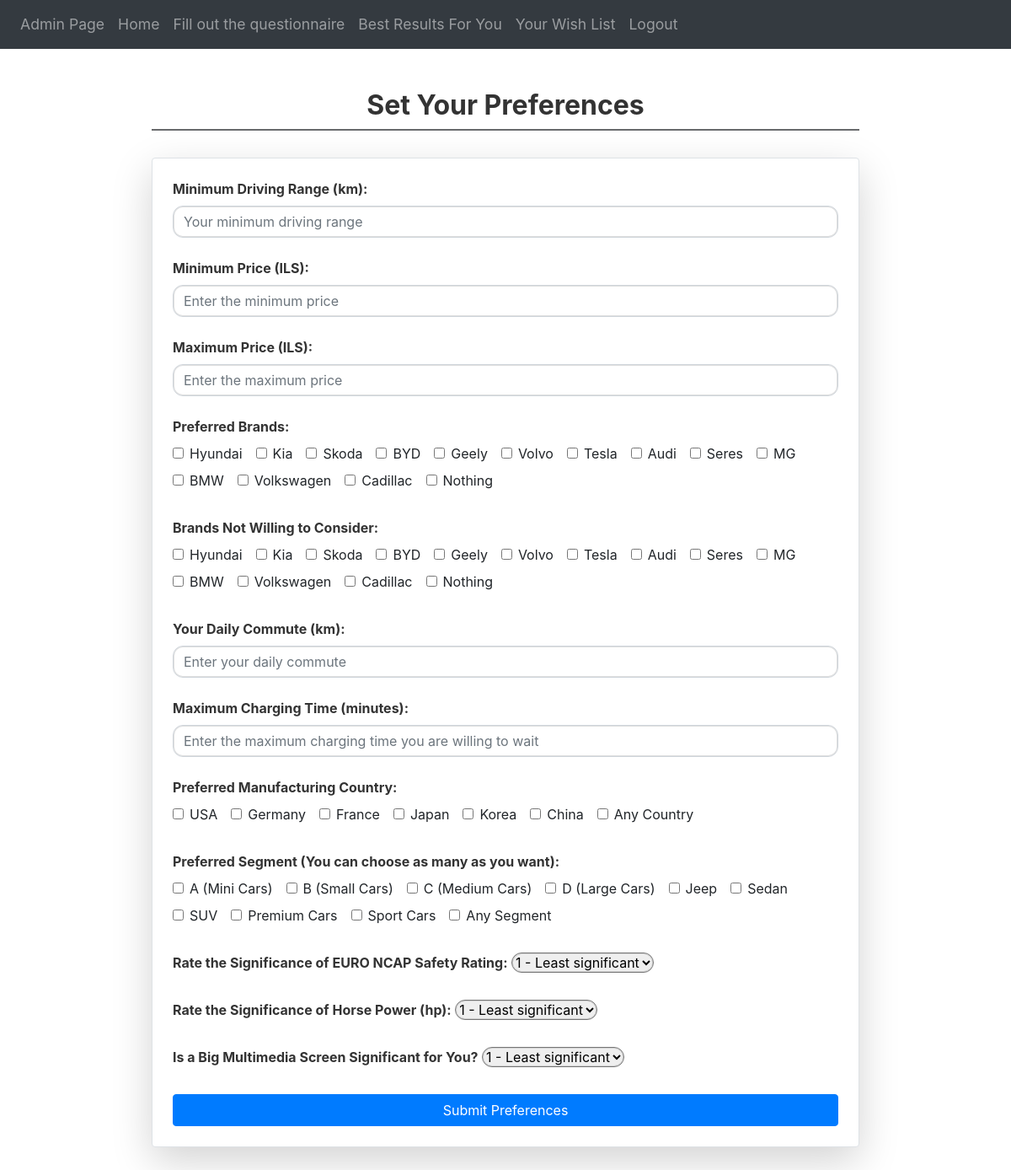
Page /preferences (signed in) on the committed database.
### website/models.py (models this page shows)
class CarBrand(db.Model):
    id = db.Column(db.Integer, primary_key=True)
    name = db.Column(db.String(100), unique=True)
    cars = db.relationship('Car', backref='brand', lazy=True)

### website/views.py (the view, shortened to what this page needs)
@views.route('/preferences', methods=['GET', 'POST'])
@login_required
def preferences():
    car_brands = CarBrand.query.all()
    return render_template("preferences.html", car_brands=car_brands,  user=current_user)

### website/templates/preferences.html (shortened to what this page needs)
{% extends "base.html" %}
{% block content %}
<div class="container mt-5">
    <h3 class="section-header text-center">Set Your Preferences</h3>
    <form id="preferencesForm" method="POST" class="p-4 border rounded shadow-lg bg-white">
        <div class="mb-4">
            <label for="minRange" class="form-label">Minimum Driving Range (km):</label>
            <input type="number" id="minRange" class="form-control" name="minRange"
                placeholder="Your minimum driving range" required>
        </div>
        <div class="mb-4">
            <label for="minPrice" class="form-label">Minimum Price (ILS):</label>
            <input type="number" id="minPrice" class="form-control" name="minPrice"
                placeholder="Enter the minimum price" required>
        </div>
        <div class="mb-4">
            <label for="maxPrice" class="form-label">Maximum Price (ILS):</label>
            <input type="number" id="maxPrice" class="form-control" name="maxPrice"
                placeholder="Enter the maximum price" required>
        </div>
        <div class="mb-4">
            <label class="form-label">Preferred Brands:</label>
            <div class="checkbox-group">
                {% for brand in car_brands %}
                <div class="form-check checkbox-inline">
                    <input type="checkbox" id="{{ brand.name }}" name="preferredBrands" value="{{ brand.name }}"
                        class="form-check-input">
                    <label for="{{ brand.name }}" class="form-check-label">{{ brand.name }}</label>
                </div>
                {% endfor %}
                <div class="form-check checkbox-inline">
                    <input type="checkbox" id="nothing" name="preferredBrands" value="nothing" class="form-check-input">
                    <label for="nothing" class="form-check-label">Nothing</label>
                </div>
            </div>
        </div>
        <div class="mb-4">
            <label class="form-label">Brands Not Willing to Consider:</label>
            <div class="checkbox-group">
                {% for brand in car_brands %}
                <div class="form-check checkbox-inline">
                    <input type="checkbox" id="{{ brand.name }}" name="no_way_brands" value="{{ brand.name }}"
                        class="form-check-input">
                    <label for="{{ brand.name }}" class="form-check-label">{{ brand.name }}</label>
                </div>
                {% endfor %}
                <div class="form-check checkbox-inline">
                    <input type="checkbox" id="nothing2" name="no_way_brands" value="nothing" class="form-check-input">
                    <label for="nothing2" class="form-check-label">Nothing</label>
                </div>
            </div>
        </div>
        <div class="mb-4">
            <label for="daily_commute" class="form-label">Your Daily Commute (km):</label>
            <input type="number" id="daily_commute" class="form-control" name="daily_commute"
                placeholder="Enter your daily commute" required>
        </div>
        <div class="mb-4">
            <label for="fastChargingMaxTime" class="form-label">Maximum Charging Time (minutes):</label>
            <input type="number" id="fastChargingMaxTime" class="form-control" name="fastChargingMaxTime"
                placeholder="Enter the maximum charging time you are willing to wait" required>
        </div>
        <div class="mb-4">
            <label class="form-label">Preferred Manufacturing Country:</label>
            <div class="checkbox-group">
                {% for country in ["USA", "Germany", "France", "Japan", "Korea", "China"] %}
                <div class="form-check checkbox-inline">
                    <input type="checkbox" id="{{ country }}" name="manufacturing_country" value="{{ country }}"
                        class="form-check-input">
                    <label for="{{ country }}" class="form-check-label">{{ country }}</label>
                </div>
                {% endfor %}
                <div class="form-check checkbox-inline">
                    <input type="checkbox" id="any_country" name="manufacturing_country" value="Any_Country"
                        class="form-check-input">
                    <label for="any_country" class="form-check-label">Any Country</label>
                </div>
            </div>
        </div>
        <div class="mb-4">
            <label class="form-label">Preferred Segment (You can choose as many as you want):</label>
            <div class="checkbox-group">
                {% for segment in ["A (Mini Cars)", "B (Small Cars)", "C (Medium Cars)", "D (Large Cars)", "Jeep",
                "Sedan", "SUV", "Premium Cars", "Sport Cars"] %}
                <div class="form-check checkbox-inline">
                    <input type="checkbox" id="{{ segment }}" name="car_segment" value="{{ segment }}"
                        class="form-check-input">
                    <label for="{{ segment }}" class="form-check-label">{{ segment }}</label>
                </div>
                {% endfor %}
                <div class="form-check checkbox-inline">
                    <input type="checkbox" id="any_segment" name="car_segment" value="Any_segment"
                        class="form-check-input">
                    <label for="any_segment" class="form-check-label">Any Segment</label>
                </div>
            </div>
        </div>
        <div class="mb-4">
            <label for="ncap_rating" class="form-label">Rate the Significance of EURO NCAP Safety Rating:</label>
            <select id="ncap_rating" name="ncap_rating" class="form-select" required>
                <option value="1">1 - Least significant</option>
            </select>
        </div>
        <div class="mb-4">
            <label for="horse_power_rating" class="form-label">Rate the Significance of Horse Power (hp):</label>
            <select id="horse_power_rating" name="horse_power_rating" class="form-select" required>
                <option value="1">1 - Least significant</option>
            </select>
        </div>
        <div class="mb-4">
            <label for="screen_size" class="form-label">Is a Big Multimedia Screen Significant for You?</label>
            <select id="screen_size" name="screen_size" class="form-select" required>
                <option value="1">1 - Least significant</option>
            </select>
        </div>
        <div class="text-center mt-4">
            <button type="submit" class="btn btn-primary w-100">Submit Preferences</button>
        </div>
    </form>
</div>
<br />
<br />
{% endblock %}

### website/templates/preferences.html (style rules this page uses)
.form-control, .form-select { border-radius: 0.75rem; box-shadow: inset 0 0 0 1px rgba(0, 0, 0, 0.125); transition: border-color 0.2s ease-in-out, box-shadow 0.2s ease-in-out; }
.btn-primary { background-color: #007bff; border-color: #007bff; transition: background-color 0.2s ease, border-color 0.2s ease; }
.form-check-label { margin-bottom: 0; }
.container { max-width: 900px; }
.form-label { font-weight: bold; color: #333; }
.border { border: 1px solid #dee2e6; }
.rounded { border-radius: 0.75rem; }
.shadow-lg { box-shadow: 0 0 0 0.2rem rgba(0, 0, 0, 0.2); }
.text-center { text-align: center; }
.w-100 { width: 100%; }
.section-header { font-size: 2rem; font-weight: 700; color: #333; border-bottom: 2px solid #686a6c; padding-bottom: 0.5rem; margin-bottom: 2rem; }
.form-check { margin-bottom: 0.5rem; }
.form-check-label { font-size: 1rem; }
.form-check-input { margin-right: 0.5rem; }
.checkbox-inline { display: inline-block; margin-right: 1rem; }
.checkbox-group { display: flex; flex-wrap: wrap; }

### rows in the picture
CarBrand: name "Hyundai"
CarBrand: name "Kia"
CarBrand: name "Skoda"
CarBrand: name "BYD"
CarBrand: name "Geely"
CarBrand: name "Volvo"
CarBrand: name "Tesla"
CarBrand: name "Audi"
CarBrand: name "Seres"
CarBrand: name "MG"
CarBrand: name "BMW"
CarBrand: name "Volkswagen"
CarBrand: name "Cadillac"

### other values in the picture
{{ country }} "USA" "Germany" "France" "Japan" "Korea" "China"
{{ segment }} "A (Mini Cars)" "B (Small Cars)" "C (Medium Cars)" "D (Large Cars)" "Jeep" "Sedan" "SUV" "Premium Cars" "Sport Cars"
